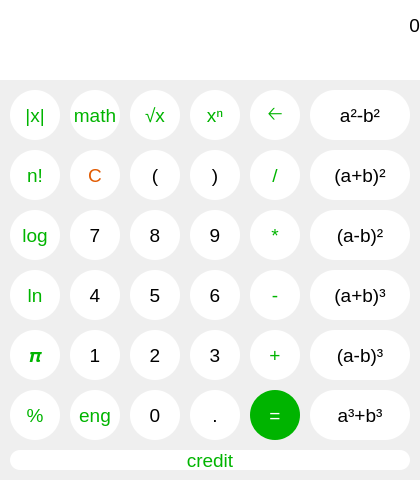
<?xml version="1.0" encoding="UTF-8"?>
<ui version="4.0">
 <class>MainWindow</class>
 <widget class="QMainWindow" name="MainWindow">
  <property name="enabled">
   <bool>true</bool>
  </property>
  <property name="geometry">
   <rect>
    <x>0</x>
    <y>0</y>
    <width>420</width>
    <height>480</height>
   </rect>
  </property>
  <property name="sizePolicy">
   <sizepolicy hsizetype="Preferred" vsizetype="Preferred">
    <horstretch>0</horstretch>
    <verstretch>0</verstretch>
   </sizepolicy>
  </property>
  <property name="minimumSize">
   <size>
    <width>420</width>
    <height>480</height>
   </size>
  </property>
  <property name="maximumSize">
   <size>
    <width>420</width>
    <height>480</height>
   </size>
  </property>
  <property name="tabletTracking">
   <bool>false</bool>
  </property>
  <property name="focusPolicy">
   <enum>Qt::NoFocus</enum>
  </property>
  <property name="contextMenuPolicy">
   <enum>Qt::DefaultContextMenu</enum>
  </property>
  <property name="acceptDrops">
   <bool>false</bool>
  </property>
  <property name="windowTitle">
   <string>Калькулятор</string>
  </property>
  <property name="windowOpacity">
   <double>1.000000000000000</double>
  </property>
  <property name="toolTip">
   <string/>
  </property>
  <property name="toolTipDuration">
   <number>-1</number>
  </property>
  <property name="layoutDirection">
   <enum>Qt::LeftToRight</enum>
  </property>
  <property name="autoFillBackground">
   <bool>false</bool>
  </property>
  <property name="styleSheet">
   <string notr="true">QPushButton {
	border-radius: 25px;
    background-color: rgb(255, 255, 255);
}

QPushButton:pressed {
	background-color: rgb(200, 200, 200);
}

#btn_equal {
	background-color: rgb(0, 180, 0);
}

#btn_equal:pressed {
	background-color: rgb(0, 100, 0);
}

#btn_made {
	border-radius: 10px;
}</string>
  </property>
  <property name="locale">
   <locale language="Ukrainian" country="Ukraine"/>
  </property>
  <property name="toolButtonStyle">
   <enum>Qt::ToolButtonIconOnly</enum>
  </property>
  <property name="dockNestingEnabled">
   <bool>false</bool>
  </property>
  <property name="dockOptions">
   <set>QMainWindow::AllowTabbedDocks|QMainWindow::AnimatedDocks</set>
  </property>
  <property name="unifiedTitleAndToolBarOnMac">
   <bool>false</bool>
  </property>
  <widget class="QWidget" name="centralwidget">
   <property name="locale">
    <locale language="Ukrainian" country="Ukraine"/>
   </property>
   <widget class="QPushButton" name="btn_7">
    <property name="geometry">
     <rect>
      <x>70</x>
      <y>210</y>
      <width>50</width>
      <height>50</height>
     </rect>
    </property>
    <property name="minimumSize">
     <size>
      <width>50</width>
      <height>50</height>
     </size>
    </property>
    <property name="maximumSize">
     <size>
      <width>50</width>
      <height>50</height>
     </size>
    </property>
    <property name="font">
     <font>
      <family>Arial</family>
      <pointsize>14</pointsize>
      <weight>50</weight>
      <italic>false</italic>
      <bold>false</bold>
      <underline>false</underline>
      <strikeout>false</strikeout>
      <kerning>true</kerning>
     </font>
    </property>
    <property name="styleSheet">
     <string notr="true">color: rgb(0, 0, 0);</string>
    </property>
    <property name="text">
     <string>7</string>
    </property>
   </widget>
   <widget class="QPushButton" name="btn_9">
    <property name="geometry">
     <rect>
      <x>190</x>
      <y>210</y>
      <width>50</width>
      <height>50</height>
     </rect>
    </property>
    <property name="minimumSize">
     <size>
      <width>50</width>
      <height>50</height>
     </size>
    </property>
    <property name="maximumSize">
     <size>
      <width>50</width>
      <height>50</height>
     </size>
    </property>
    <property name="font">
     <font>
      <family>Arial</family>
      <pointsize>14</pointsize>
      <weight>50</weight>
      <italic>false</italic>
      <bold>false</bold>
      <underline>false</underline>
      <strikeout>false</strikeout>
      <kerning>true</kerning>
     </font>
    </property>
    <property name="styleSheet">
     <string notr="true">color: rgb(0, 0, 0);</string>
    </property>
    <property name="text">
     <string>9</string>
    </property>
   </widget>
   <widget class="QPushButton" name="btn_mult">
    <property name="geometry">
     <rect>
      <x>250</x>
      <y>210</y>
      <width>50</width>
      <height>50</height>
     </rect>
    </property>
    <property name="minimumSize">
     <size>
      <width>50</width>
      <height>50</height>
     </size>
    </property>
    <property name="maximumSize">
     <size>
      <width>50</width>
      <height>50</height>
     </size>
    </property>
    <property name="font">
     <font>
      <family>Arial</family>
      <pointsize>14</pointsize>
      <weight>50</weight>
      <italic>false</italic>
      <bold>false</bold>
      <underline>false</underline>
      <strikeout>false</strikeout>
      <kerning>true</kerning>
     </font>
    </property>
    <property name="styleSheet">
     <string notr="true">color: rgb(0, 180, 0);</string>
    </property>
    <property name="text">
     <string>*</string>
    </property>
   </widget>
   <widget class="QPushButton" name="btn_5">
    <property name="geometry">
     <rect>
      <x>130</x>
      <y>270</y>
      <width>50</width>
      <height>50</height>
     </rect>
    </property>
    <property name="minimumSize">
     <size>
      <width>50</width>
      <height>50</height>
     </size>
    </property>
    <property name="maximumSize">
     <size>
      <width>50</width>
      <height>50</height>
     </size>
    </property>
    <property name="font">
     <font>
      <family>Arial</family>
      <pointsize>14</pointsize>
      <weight>50</weight>
      <italic>false</italic>
      <bold>false</bold>
      <underline>false</underline>
      <strikeout>false</strikeout>
      <kerning>true</kerning>
     </font>
    </property>
    <property name="styleSheet">
     <string notr="true">color: rgb(0, 0, 0);</string>
    </property>
    <property name="text">
     <string>5</string>
    </property>
   </widget>
   <widget class="QPushButton" name="btn_div">
    <property name="geometry">
     <rect>
      <x>250</x>
      <y>150</y>
      <width>50</width>
      <height>50</height>
     </rect>
    </property>
    <property name="minimumSize">
     <size>
      <width>50</width>
      <height>50</height>
     </size>
    </property>
    <property name="maximumSize">
     <size>
      <width>50</width>
      <height>50</height>
     </size>
    </property>
    <property name="font">
     <font>
      <family>Arial</family>
      <pointsize>14</pointsize>
      <weight>50</weight>
      <italic>false</italic>
      <bold>false</bold>
      <underline>false</underline>
      <strikeout>false</strikeout>
      <kerning>true</kerning>
     </font>
    </property>
    <property name="styleSheet">
     <string notr="true">color: rgb(0, 180, 0);</string>
    </property>
    <property name="text">
     <string>/</string>
    </property>
   </widget>
   <widget class="QPushButton" name="btn_4">
    <property name="geometry">
     <rect>
      <x>70</x>
      <y>270</y>
      <width>50</width>
      <height>50</height>
     </rect>
    </property>
    <property name="minimumSize">
     <size>
      <width>50</width>
      <height>50</height>
     </size>
    </property>
    <property name="maximumSize">
     <size>
      <width>50</width>
      <height>50</height>
     </size>
    </property>
    <property name="font">
     <font>
      <family>Arial</family>
      <pointsize>14</pointsize>
      <weight>50</weight>
      <italic>false</italic>
      <bold>false</bold>
      <underline>false</underline>
      <strikeout>false</strikeout>
      <kerning>true</kerning>
     </font>
    </property>
    <property name="styleSheet">
     <string notr="true">color: rgb(0, 0, 0);</string>
    </property>
    <property name="text">
     <string>4</string>
    </property>
   </widget>
   <widget class="QPushButton" name="btn_8">
    <property name="geometry">
     <rect>
      <x>130</x>
      <y>210</y>
      <width>50</width>
      <height>50</height>
     </rect>
    </property>
    <property name="minimumSize">
     <size>
      <width>50</width>
      <height>50</height>
     </size>
    </property>
    <property name="maximumSize">
     <size>
      <width>50</width>
      <height>50</height>
     </size>
    </property>
    <property name="font">
     <font>
      <family>Arial</family>
      <pointsize>14</pointsize>
      <weight>50</weight>
      <italic>false</italic>
      <bold>false</bold>
      <underline>false</underline>
      <strikeout>false</strikeout>
      <kerning>true</kerning>
     </font>
    </property>
    <property name="styleSheet">
     <string notr="true">color: rgb(0, 0, 0);</string>
    </property>
    <property name="text">
     <string>8</string>
    </property>
   </widget>
   <widget class="QPushButton" name="btn_plus">
    <property name="geometry">
     <rect>
      <x>250</x>
      <y>330</y>
      <width>50</width>
      <height>50</height>
     </rect>
    </property>
    <property name="minimumSize">
     <size>
      <width>50</width>
      <height>50</height>
     </size>
    </property>
    <property name="maximumSize">
     <size>
      <width>50</width>
      <height>50</height>
     </size>
    </property>
    <property name="font">
     <font>
      <family>Arial</family>
      <pointsize>14</pointsize>
      <weight>50</weight>
      <italic>false</italic>
      <bold>false</bold>
      <underline>false</underline>
      <strikeout>false</strikeout>
      <kerning>true</kerning>
     </font>
    </property>
    <property name="styleSheet">
     <string notr="true">color: rgb(0, 180, 0);</string>
    </property>
    <property name="text">
     <string>+</string>
    </property>
   </widget>
   <widget class="QPushButton" name="btn_minus">
    <property name="geometry">
     <rect>
      <x>250</x>
      <y>270</y>
      <width>50</width>
      <height>50</height>
     </rect>
    </property>
    <property name="minimumSize">
     <size>
      <width>50</width>
      <height>50</height>
     </size>
    </property>
    <property name="maximumSize">
     <size>
      <width>50</width>
      <height>50</height>
     </size>
    </property>
    <property name="font">
     <font>
      <family>Arial</family>
      <pointsize>14</pointsize>
      <weight>50</weight>
      <italic>false</italic>
      <bold>false</bold>
      <underline>false</underline>
      <strikeout>false</strikeout>
      <kerning>true</kerning>
     </font>
    </property>
    <property name="styleSheet">
     <string notr="true">color: rgb(0, 180, 0);</string>
    </property>
    <property name="text">
     <string>-</string>
    </property>
   </widget>
   <widget class="QPushButton" name="btn_3">
    <property name="geometry">
     <rect>
      <x>190</x>
      <y>330</y>
      <width>50</width>
      <height>50</height>
     </rect>
    </property>
    <property name="minimumSize">
     <size>
      <width>50</width>
      <height>50</height>
     </size>
    </property>
    <property name="maximumSize">
     <size>
      <width>50</width>
      <height>50</height>
     </size>
    </property>
    <property name="font">
     <font>
      <family>Arial</family>
      <pointsize>14</pointsize>
      <weight>50</weight>
      <italic>false</italic>
      <bold>false</bold>
      <underline>false</underline>
      <strikeout>false</strikeout>
      <kerning>true</kerning>
     </font>
    </property>
    <property name="styleSheet">
     <string notr="true">color: rgb(0, 0, 0);</string>
    </property>
    <property name="text">
     <string>3</string>
    </property>
   </widget>
   <widget class="QPushButton" name="btn_equal">
    <property name="geometry">
     <rect>
      <x>250</x>
      <y>390</y>
      <width>50</width>
      <height>50</height>
     </rect>
    </property>
    <property name="minimumSize">
     <size>
      <width>50</width>
      <height>50</height>
     </size>
    </property>
    <property name="maximumSize">
     <size>
      <width>50</width>
      <height>50</height>
     </size>
    </property>
    <property name="font">
     <font>
      <family>Arial</family>
      <pointsize>14</pointsize>
      <weight>50</weight>
      <italic>false</italic>
      <bold>false</bold>
      <underline>false</underline>
      <strikeout>false</strikeout>
      <kerning>true</kerning>
     </font>
    </property>
    <property name="styleSheet">
     <string notr="true">color: rgb(255, 255, 255);</string>
    </property>
    <property name="text">
     <string>=</string>
    </property>
   </widget>
   <widget class="QPushButton" name="btn_0">
    <property name="geometry">
     <rect>
      <x>130</x>
      <y>390</y>
      <width>50</width>
      <height>50</height>
     </rect>
    </property>
    <property name="minimumSize">
     <size>
      <width>50</width>
      <height>50</height>
     </size>
    </property>
    <property name="maximumSize">
     <size>
      <width>50</width>
      <height>50</height>
     </size>
    </property>
    <property name="font">
     <font>
      <family>Arial</family>
      <pointsize>14</pointsize>
      <weight>50</weight>
      <italic>false</italic>
      <bold>false</bold>
      <underline>false</underline>
      <strikeout>false</strikeout>
      <kerning>true</kerning>
     </font>
    </property>
    <property name="styleSheet">
     <string notr="true">color: rgb(0, 0, 0);</string>
    </property>
    <property name="text">
     <string>0</string>
    </property>
   </widget>
   <widget class="QLabel" name="field">
    <property name="geometry">
     <rect>
      <x>0</x>
      <y>0</y>
      <width>420</width>
      <height>50</height>
     </rect>
    </property>
    <property name="maximumSize">
     <size>
      <width>420</width>
      <height>50</height>
     </size>
    </property>
    <property name="font">
     <font>
      <family>Arial</family>
      <pointsize>14</pointsize>
      <weight>50</weight>
      <bold>false</bold>
     </font>
    </property>
    <property name="layoutDirection">
     <enum>Qt::LeftToRight</enum>
    </property>
    <property name="styleSheet">
     <string notr="true">background-color: rgb(255, 255, 255);
color: rgb(0, 0, 0);</string>
    </property>
    <property name="text">
     <string>0</string>
    </property>
    <property name="alignment">
     <set>Qt::AlignRight|Qt::AlignTrailing|Qt::AlignVCenter</set>
    </property>
    <property name="margin">
     <number>10</number>
    </property>
   </widget>
   <widget class="QPushButton" name="btn_closed_parenthesis">
    <property name="geometry">
     <rect>
      <x>190</x>
      <y>150</y>
      <width>50</width>
      <height>50</height>
     </rect>
    </property>
    <property name="minimumSize">
     <size>
      <width>50</width>
      <height>50</height>
     </size>
    </property>
    <property name="maximumSize">
     <size>
      <width>50</width>
      <height>50</height>
     </size>
    </property>
    <property name="font">
     <font>
      <family>Arial</family>
      <pointsize>14</pointsize>
      <weight>50</weight>
      <bold>false</bold>
     </font>
    </property>
    <property name="styleSheet">
     <string notr="true">color: rgb(0, 0, 0);</string>
    </property>
    <property name="text">
     <string>)</string>
    </property>
   </widget>
   <widget class="QPushButton" name="btn_1">
    <property name="geometry">
     <rect>
      <x>70</x>
      <y>330</y>
      <width>50</width>
      <height>50</height>
     </rect>
    </property>
    <property name="minimumSize">
     <size>
      <width>50</width>
      <height>50</height>
     </size>
    </property>
    <property name="maximumSize">
     <size>
      <width>50</width>
      <height>50</height>
     </size>
    </property>
    <property name="font">
     <font>
      <family>Arial</family>
      <pointsize>14</pointsize>
      <weight>50</weight>
      <italic>false</italic>
      <bold>false</bold>
      <underline>false</underline>
      <strikeout>false</strikeout>
      <kerning>true</kerning>
     </font>
    </property>
    <property name="styleSheet">
     <string notr="true">color: rgb(0, 0, 0);</string>
    </property>
    <property name="text">
     <string>1</string>
    </property>
   </widget>
   <widget class="QPushButton" name="btn_open_parenthesis">
    <property name="geometry">
     <rect>
      <x>130</x>
      <y>150</y>
      <width>50</width>
      <height>50</height>
     </rect>
    </property>
    <property name="minimumSize">
     <size>
      <width>50</width>
      <height>50</height>
     </size>
    </property>
    <property name="maximumSize">
     <size>
      <width>50</width>
      <height>50</height>
     </size>
    </property>
    <property name="font">
     <font>
      <family>Arial</family>
      <pointsize>14</pointsize>
      <weight>50</weight>
      <bold>false</bold>
     </font>
    </property>
    <property name="styleSheet">
     <string notr="true">color: rgb(0, 0, 0);</string>
    </property>
    <property name="text">
     <string>(</string>
    </property>
   </widget>
   <widget class="QPushButton" name="btn_last_delete">
    <property name="geometry">
     <rect>
      <x>250</x>
      <y>90</y>
      <width>50</width>
      <height>50</height>
     </rect>
    </property>
    <property name="minimumSize">
     <size>
      <width>50</width>
      <height>50</height>
     </size>
    </property>
    <property name="maximumSize">
     <size>
      <width>50</width>
      <height>50</height>
     </size>
    </property>
    <property name="font">
     <font>
      <family>Arial</family>
      <pointsize>14</pointsize>
      <weight>50</weight>
      <bold>false</bold>
     </font>
    </property>
    <property name="styleSheet">
     <string notr="true">color: rgb(0, 180, 0);</string>
    </property>
    <property name="text">
     <string>🡠</string>
    </property>
   </widget>
   <widget class="QPushButton" name="btn_pow">
    <property name="geometry">
     <rect>
      <x>190</x>
      <y>90</y>
      <width>50</width>
      <height>50</height>
     </rect>
    </property>
    <property name="minimumSize">
     <size>
      <width>50</width>
      <height>50</height>
     </size>
    </property>
    <property name="maximumSize">
     <size>
      <width>50</width>
      <height>50</height>
     </size>
    </property>
    <property name="font">
     <font>
      <family>Arial</family>
      <pointsize>14</pointsize>
      <weight>50</weight>
      <bold>false</bold>
     </font>
    </property>
    <property name="styleSheet">
     <string notr="true">color: rgb(0, 180, 0);</string>
    </property>
    <property name="text">
     <string>xⁿ</string>
    </property>
   </widget>
   <widget class="QLabel" name="field_result">
    <property name="geometry">
     <rect>
      <x>0</x>
      <y>50</y>
      <width>420</width>
      <height>30</height>
     </rect>
    </property>
    <property name="maximumSize">
     <size>
      <width>420</width>
      <height>30</height>
     </size>
    </property>
    <property name="font">
     <font>
      <family>Arial</family>
      <pointsize>10</pointsize>
      <weight>50</weight>
      <bold>false</bold>
     </font>
    </property>
    <property name="styleSheet">
     <string notr="true">background-color: rgb(255, 255, 255);
color: rgb(90, 90, 90);</string>
    </property>
    <property name="text">
     <string/>
    </property>
    <property name="alignment">
     <set>Qt::AlignRight|Qt::AlignTrailing|Qt::AlignVCenter</set>
    </property>
    <property name="margin">
     <number>10</number>
    </property>
   </widget>
   <widget class="QPushButton" name="btn_full_delete">
    <property name="geometry">
     <rect>
      <x>70</x>
      <y>150</y>
      <width>50</width>
      <height>50</height>
     </rect>
    </property>
    <property name="minimumSize">
     <size>
      <width>50</width>
      <height>50</height>
     </size>
    </property>
    <property name="maximumSize">
     <size>
      <width>50</width>
      <height>50</height>
     </size>
    </property>
    <property name="font">
     <font>
      <family>Arial</family>
      <pointsize>14</pointsize>
      <weight>50</weight>
      <bold>false</bold>
     </font>
    </property>
    <property name="styleSheet">
     <string notr="true">color: rgb(225, 90, 0);</string>
    </property>
    <property name="text">
     <string>C</string>
    </property>
   </widget>
   <widget class="QPushButton" name="btn_6">
    <property name="geometry">
     <rect>
      <x>190</x>
      <y>270</y>
      <width>50</width>
      <height>50</height>
     </rect>
    </property>
    <property name="minimumSize">
     <size>
      <width>50</width>
      <height>50</height>
     </size>
    </property>
    <property name="maximumSize">
     <size>
      <width>50</width>
      <height>50</height>
     </size>
    </property>
    <property name="font">
     <font>
      <family>Arial</family>
      <pointsize>14</pointsize>
      <weight>50</weight>
      <italic>false</italic>
      <bold>false</bold>
      <underline>false</underline>
      <strikeout>false</strikeout>
      <kerning>true</kerning>
     </font>
    </property>
    <property name="styleSheet">
     <string notr="true">color: rgb(0, 0, 0);</string>
    </property>
    <property name="text">
     <string>6</string>
    </property>
   </widget>
   <widget class="QPushButton" name="btn_2">
    <property name="geometry">
     <rect>
      <x>130</x>
      <y>330</y>
      <width>50</width>
      <height>50</height>
     </rect>
    </property>
    <property name="minimumSize">
     <size>
      <width>50</width>
      <height>50</height>
     </size>
    </property>
    <property name="maximumSize">
     <size>
      <width>50</width>
      <height>50</height>
     </size>
    </property>
    <property name="font">
     <font>
      <family>Arial</family>
      <pointsize>14</pointsize>
      <weight>50</weight>
      <italic>false</italic>
      <bold>false</bold>
      <underline>false</underline>
      <strikeout>false</strikeout>
      <kerning>true</kerning>
     </font>
    </property>
    <property name="styleSheet">
     <string notr="true">color: rgb(0, 0, 0);</string>
    </property>
    <property name="text">
     <string>2</string>
    </property>
   </widget>
   <widget class="QPushButton" name="btn_sqtr">
    <property name="geometry">
     <rect>
      <x>130</x>
      <y>90</y>
      <width>50</width>
      <height>50</height>
     </rect>
    </property>
    <property name="minimumSize">
     <size>
      <width>50</width>
      <height>50</height>
     </size>
    </property>
    <property name="maximumSize">
     <size>
      <width>50</width>
      <height>50</height>
     </size>
    </property>
    <property name="font">
     <font>
      <family>Arial</family>
      <pointsize>14</pointsize>
      <weight>50</weight>
      <bold>false</bold>
     </font>
    </property>
    <property name="styleSheet">
     <string notr="true">color: rgb(0, 180, 0);</string>
    </property>
    <property name="text">
     <string>√x</string>
    </property>
   </widget>
   <widget class="QPushButton" name="btn_dot">
    <property name="geometry">
     <rect>
      <x>190</x>
      <y>390</y>
      <width>50</width>
      <height>50</height>
     </rect>
    </property>
    <property name="minimumSize">
     <size>
      <width>50</width>
      <height>50</height>
     </size>
    </property>
    <property name="maximumSize">
     <size>
      <width>50</width>
      <height>50</height>
     </size>
    </property>
    <property name="font">
     <font>
      <family>Arial</family>
      <pointsize>14</pointsize>
      <weight>50</weight>
      <bold>false</bold>
     </font>
    </property>
    <property name="styleSheet">
     <string notr="true">color: rgb(0, 0, 0);</string>
    </property>
    <property name="text">
     <string>.</string>
    </property>
   </widget>
   <widget class="QPushButton" name="btn_factorial">
    <property name="geometry">
     <rect>
      <x>10</x>
      <y>150</y>
      <width>50</width>
      <height>50</height>
     </rect>
    </property>
    <property name="minimumSize">
     <size>
      <width>50</width>
      <height>50</height>
     </size>
    </property>
    <property name="maximumSize">
     <size>
      <width>50</width>
      <height>50</height>
     </size>
    </property>
    <property name="font">
     <font>
      <family>Arial</family>
      <pointsize>14</pointsize>
     </font>
    </property>
    <property name="styleSheet">
     <string notr="true">color: rgb(0, 180, 0);</string>
    </property>
    <property name="text">
     <string>n!</string>
    </property>
   </widget>
   <widget class="QPushButton" name="btn_abs">
    <property name="geometry">
     <rect>
      <x>10</x>
      <y>90</y>
      <width>50</width>
      <height>50</height>
     </rect>
    </property>
    <property name="minimumSize">
     <size>
      <width>50</width>
      <height>50</height>
     </size>
    </property>
    <property name="maximumSize">
     <size>
      <width>50</width>
      <height>50</height>
     </size>
    </property>
    <property name="font">
     <font>
      <family>Arial</family>
      <pointsize>14</pointsize>
     </font>
    </property>
    <property name="styleSheet">
     <string notr="true">color: rgb(0, 180, 0);</string>
    </property>
    <property name="text">
     <string>|x|</string>
    </property>
   </widget>
   <widget class="QPushButton" name="btn_logarithm">
    <property name="geometry">
     <rect>
      <x>10</x>
      <y>210</y>
      <width>50</width>
      <height>50</height>
     </rect>
    </property>
    <property name="minimumSize">
     <size>
      <width>50</width>
      <height>50</height>
     </size>
    </property>
    <property name="maximumSize">
     <size>
      <width>50</width>
      <height>50</height>
     </size>
    </property>
    <property name="font">
     <font>
      <family>Arial</family>
      <pointsize>14</pointsize>
     </font>
    </property>
    <property name="styleSheet">
     <string notr="true">color: rgb(0, 180, 0);</string>
    </property>
    <property name="text">
     <string>log</string>
    </property>
   </widget>
   <widget class="QPushButton" name="btn_natural_logarithm">
    <property name="geometry">
     <rect>
      <x>10</x>
      <y>270</y>
      <width>50</width>
      <height>50</height>
     </rect>
    </property>
    <property name="minimumSize">
     <size>
      <width>50</width>
      <height>50</height>
     </size>
    </property>
    <property name="maximumSize">
     <size>
      <width>50</width>
      <height>50</height>
     </size>
    </property>
    <property name="font">
     <font>
      <family>Arial</family>
      <pointsize>14</pointsize>
     </font>
    </property>
    <property name="styleSheet">
     <string notr="true">color: rgb(0, 180, 0);</string>
    </property>
    <property name="text">
     <string>ln</string>
    </property>
   </widget>
   <widget class="QPushButton" name="btn_pi">
    <property name="geometry">
     <rect>
      <x>10</x>
      <y>330</y>
      <width>50</width>
      <height>50</height>
     </rect>
    </property>
    <property name="minimumSize">
     <size>
      <width>50</width>
      <height>50</height>
     </size>
    </property>
    <property name="maximumSize">
     <size>
      <width>50</width>
      <height>50</height>
     </size>
    </property>
    <property name="font">
     <font>
      <family>Arial</family>
      <pointsize>14</pointsize>
     </font>
    </property>
    <property name="styleSheet">
     <string notr="true">color: rgb(0, 180, 0);</string>
    </property>
    <property name="text">
     <string>𝝅</string>
    </property>
   </widget>
   <widget class="QPushButton" name="btn_interest">
    <property name="geometry">
     <rect>
      <x>10</x>
      <y>390</y>
      <width>50</width>
      <height>50</height>
     </rect>
    </property>
    <property name="minimumSize">
     <size>
      <width>50</width>
      <height>50</height>
     </size>
    </property>
    <property name="maximumSize">
     <size>
      <width>50</width>
      <height>50</height>
     </size>
    </property>
    <property name="font">
     <font>
      <family>Arial</family>
      <pointsize>14</pointsize>
     </font>
    </property>
    <property name="styleSheet">
     <string notr="true">color: rgb(0, 180, 0);</string>
    </property>
    <property name="text">
     <string>%</string>
    </property>
   </widget>
   <widget class="QPushButton" name="btn_math_formulas">
    <property name="geometry">
     <rect>
      <x>70</x>
      <y>90</y>
      <width>50</width>
      <height>50</height>
     </rect>
    </property>
    <property name="minimumSize">
     <size>
      <width>50</width>
      <height>50</height>
     </size>
    </property>
    <property name="maximumSize">
     <size>
      <width>50</width>
      <height>50</height>
     </size>
    </property>
    <property name="font">
     <font>
      <family>Arial</family>
      <pointsize>14</pointsize>
     </font>
    </property>
    <property name="styleSheet">
     <string notr="true">color: rgb(0, 180, 0);</string>
    </property>
    <property name="text">
     <string>math</string>
    </property>
   </widget>
   <widget class="QPushButton" name="btn_engineering">
    <property name="geometry">
     <rect>
      <x>70</x>
      <y>390</y>
      <width>50</width>
      <height>50</height>
     </rect>
    </property>
    <property name="minimumSize">
     <size>
      <width>50</width>
      <height>50</height>
     </size>
    </property>
    <property name="maximumSize">
     <size>
      <width>50</width>
      <height>50</height>
     </size>
    </property>
    <property name="font">
     <font>
      <family>Arial</family>
      <pointsize>14</pointsize>
     </font>
    </property>
    <property name="styleSheet">
     <string notr="true">color: rgb(0, 180, 0);</string>
    </property>
    <property name="text">
     <string>eng</string>
    </property>
   </widget>
   <widget class="QPushButton" name="btn_made">
    <property name="geometry">
     <rect>
      <x>10</x>
      <y>450</y>
      <width>400</width>
      <height>20</height>
     </rect>
    </property>
    <property name="font">
     <font>
      <family>Arial</family>
      <pointsize>14</pointsize>
      <weight>50</weight>
      <bold>false</bold>
     </font>
    </property>
    <property name="styleSheet">
     <string notr="true">color: rgb(0, 180, 0);</string>
    </property>
    <property name="text">
     <string>credit</string>
    </property>
   </widget>
   <widget class="QPushButton" name="btn_formula1">
    <property name="geometry">
     <rect>
      <x>310</x>
      <y>90</y>
      <width>100</width>
      <height>50</height>
     </rect>
    </property>
    <property name="minimumSize">
     <size>
      <width>100</width>
      <height>50</height>
     </size>
    </property>
    <property name="maximumSize">
     <size>
      <width>100</width>
      <height>50</height>
     </size>
    </property>
    <property name="font">
     <font>
      <family>Arial</family>
      <pointsize>14</pointsize>
     </font>
    </property>
    <property name="text">
     <string>a²-b²</string>
    </property>
   </widget>
   <widget class="QPushButton" name="btn_formula2">
    <property name="geometry">
     <rect>
      <x>310</x>
      <y>150</y>
      <width>100</width>
      <height>50</height>
     </rect>
    </property>
    <property name="minimumSize">
     <size>
      <width>100</width>
      <height>50</height>
     </size>
    </property>
    <property name="maximumSize">
     <size>
      <width>100</width>
      <height>50</height>
     </size>
    </property>
    <property name="font">
     <font>
      <family>Arial</family>
      <pointsize>14</pointsize>
     </font>
    </property>
    <property name="text">
     <string>(a+b)²</string>
    </property>
   </widget>
   <widget class="QPushButton" name="btn_formula3">
    <property name="geometry">
     <rect>
      <x>310</x>
      <y>210</y>
      <width>100</width>
      <height>50</height>
     </rect>
    </property>
    <property name="minimumSize">
     <size>
      <width>100</width>
      <height>50</height>
     </size>
    </property>
    <property name="maximumSize">
     <size>
      <width>100</width>
      <height>50</height>
     </size>
    </property>
    <property name="font">
     <font>
      <family>Arial</family>
      <pointsize>14</pointsize>
     </font>
    </property>
    <property name="text">
     <string>(a-b)²</string>
    </property>
   </widget>
   <widget class="QPushButton" name="btn_formula4">
    <property name="geometry">
     <rect>
      <x>310</x>
      <y>270</y>
      <width>100</width>
      <height>50</height>
     </rect>
    </property>
    <property name="minimumSize">
     <size>
      <width>100</width>
      <height>50</height>
     </size>
    </property>
    <property name="maximumSize">
     <size>
      <width>100</width>
      <height>50</height>
     </size>
    </property>
    <property name="font">
     <font>
      <family>Arial</family>
      <pointsize>14</pointsize>
     </font>
    </property>
    <property name="text">
     <string>(a+b)³</string>
    </property>
   </widget>
   <widget class="QPushButton" name="btn_formula5">
    <property name="geometry">
     <rect>
      <x>310</x>
      <y>330</y>
      <width>100</width>
      <height>50</height>
     </rect>
    </property>
    <property name="minimumSize">
     <size>
      <width>100</width>
      <height>50</height>
     </size>
    </property>
    <property name="maximumSize">
     <size>
      <width>100</width>
      <height>50</height>
     </size>
    </property>
    <property name="font">
     <font>
      <family>Arial</family>
      <pointsize>14</pointsize>
     </font>
    </property>
    <property name="text">
     <string>(a-b)³</string>
    </property>
   </widget>
   <widget class="QPushButton" name="btn_formula6">
    <property name="geometry">
     <rect>
      <x>310</x>
      <y>390</y>
      <width>100</width>
      <height>50</height>
     </rect>
    </property>
    <property name="minimumSize">
     <size>
      <width>100</width>
      <height>50</height>
     </size>
    </property>
    <property name="maximumSize">
     <size>
      <width>100</width>
      <height>50</height>
     </size>
    </property>
    <property name="font">
     <font>
      <family>Arial</family>
      <pointsize>14</pointsize>
     </font>
    </property>
    <property name="text">
     <string>a³+b³</string>
    </property>
   </widget>
  </widget>
 </widget>
 <resources/>
 <connections/>
</ui>
